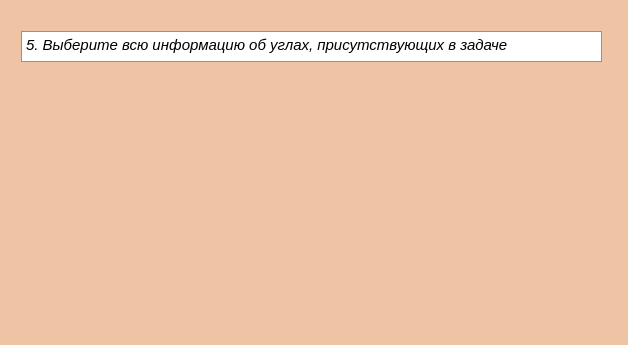
<?xml version="1.0" encoding="UTF-8"?>
<ui version="4.0">
 <class>Form</class>
 <widget class="QWidget" name="Form">
  <property name="geometry">
   <rect>
    <x>0</x>
    <y>0</y>
    <width>628</width>
    <height>345</height>
   </rect>
  </property>
  <property name="palette">
   <palette>
    <active>
     <colorrole role="WindowText">
      <brush brushstyle="SolidPattern">
       <color alpha="255">
        <red>0</red>
        <green>0</green>
        <blue>0</blue>
       </color>
      </brush>
     </colorrole>
     <colorrole role="Button">
      <brush brushstyle="SolidPattern">
       <color alpha="255">
        <red>238</red>
        <green>196</green>
        <blue>164</blue>
       </color>
      </brush>
     </colorrole>
     <colorrole role="Light">
      <brush brushstyle="SolidPattern">
       <color alpha="255">
        <red>255</red>
        <green>255</green>
        <blue>255</blue>
       </color>
      </brush>
     </colorrole>
     <colorrole role="Midlight">
      <brush brushstyle="SolidPattern">
       <color alpha="255">
        <red>246</red>
        <green>225</green>
        <blue>209</blue>
       </color>
      </brush>
     </colorrole>
     <colorrole role="Dark">
      <brush brushstyle="SolidPattern">
       <color alpha="255">
        <red>119</red>
        <green>98</green>
        <blue>82</blue>
       </color>
      </brush>
     </colorrole>
     <colorrole role="Mid">
      <brush brushstyle="SolidPattern">
       <color alpha="255">
        <red>159</red>
        <green>130</green>
        <blue>109</blue>
       </color>
      </brush>
     </colorrole>
     <colorrole role="Text">
      <brush brushstyle="SolidPattern">
       <color alpha="255">
        <red>0</red>
        <green>0</green>
        <blue>0</blue>
       </color>
      </brush>
     </colorrole>
     <colorrole role="BrightText">
      <brush brushstyle="SolidPattern">
       <color alpha="255">
        <red>255</red>
        <green>255</green>
        <blue>255</blue>
       </color>
      </brush>
     </colorrole>
     <colorrole role="ButtonText">
      <brush brushstyle="SolidPattern">
       <color alpha="255">
        <red>0</red>
        <green>0</green>
        <blue>0</blue>
       </color>
      </brush>
     </colorrole>
     <colorrole role="Base">
      <brush brushstyle="SolidPattern">
       <color alpha="255">
        <red>255</red>
        <green>255</green>
        <blue>255</blue>
       </color>
      </brush>
     </colorrole>
     <colorrole role="Window">
      <brush brushstyle="SolidPattern">
       <color alpha="255">
        <red>238</red>
        <green>196</green>
        <blue>164</blue>
       </color>
      </brush>
     </colorrole>
     <colorrole role="Shadow">
      <brush brushstyle="SolidPattern">
       <color alpha="255">
        <red>0</red>
        <green>0</green>
        <blue>0</blue>
       </color>
      </brush>
     </colorrole>
     <colorrole role="AlternateBase">
      <brush brushstyle="SolidPattern">
       <color alpha="255">
        <red>246</red>
        <green>225</green>
        <blue>209</blue>
       </color>
      </brush>
     </colorrole>
     <colorrole role="ToolTipBase">
      <brush brushstyle="SolidPattern">
       <color alpha="255">
        <red>255</red>
        <green>255</green>
        <blue>220</blue>
       </color>
      </brush>
     </colorrole>
     <colorrole role="ToolTipText">
      <brush brushstyle="SolidPattern">
       <color alpha="255">
        <red>0</red>
        <green>0</green>
        <blue>0</blue>
       </color>
      </brush>
     </colorrole>
     <colorrole role="PlaceholderText">
      <brush brushstyle="SolidPattern">
       <color alpha="128">
        <red>0</red>
        <green>0</green>
        <blue>0</blue>
       </color>
      </brush>
     </colorrole>
    </active>
    <inactive>
     <colorrole role="WindowText">
      <brush brushstyle="SolidPattern">
       <color alpha="255">
        <red>0</red>
        <green>0</green>
        <blue>0</blue>
       </color>
      </brush>
     </colorrole>
     <colorrole role="Button">
      <brush brushstyle="SolidPattern">
       <color alpha="255">
        <red>238</red>
        <green>196</green>
        <blue>164</blue>
       </color>
      </brush>
     </colorrole>
     <colorrole role="Light">
      <brush brushstyle="SolidPattern">
       <color alpha="255">
        <red>255</red>
        <green>255</green>
        <blue>255</blue>
       </color>
      </brush>
     </colorrole>
     <colorrole role="Midlight">
      <brush brushstyle="SolidPattern">
       <color alpha="255">
        <red>246</red>
        <green>225</green>
        <blue>209</blue>
       </color>
      </brush>
     </colorrole>
     <colorrole role="Dark">
      <brush brushstyle="SolidPattern">
       <color alpha="255">
        <red>119</red>
        <green>98</green>
        <blue>82</blue>
       </color>
      </brush>
     </colorrole>
     <colorrole role="Mid">
      <brush brushstyle="SolidPattern">
       <color alpha="255">
        <red>159</red>
        <green>130</green>
        <blue>109</blue>
       </color>
      </brush>
     </colorrole>
     <colorrole role="Text">
      <brush brushstyle="SolidPattern">
       <color alpha="255">
        <red>0</red>
        <green>0</green>
        <blue>0</blue>
       </color>
      </brush>
     </colorrole>
     <colorrole role="BrightText">
      <brush brushstyle="SolidPattern">
       <color alpha="255">
        <red>255</red>
        <green>255</green>
        <blue>255</blue>
       </color>
      </brush>
     </colorrole>
     <colorrole role="ButtonText">
      <brush brushstyle="SolidPattern">
       <color alpha="255">
        <red>0</red>
        <green>0</green>
        <blue>0</blue>
       </color>
      </brush>
     </colorrole>
     <colorrole role="Base">
      <brush brushstyle="SolidPattern">
       <color alpha="255">
        <red>255</red>
        <green>255</green>
        <blue>255</blue>
       </color>
      </brush>
     </colorrole>
     <colorrole role="Window">
      <brush brushstyle="SolidPattern">
       <color alpha="255">
        <red>238</red>
        <green>196</green>
        <blue>164</blue>
       </color>
      </brush>
     </colorrole>
     <colorrole role="Shadow">
      <brush brushstyle="SolidPattern">
       <color alpha="255">
        <red>0</red>
        <green>0</green>
        <blue>0</blue>
       </color>
      </brush>
     </colorrole>
     <colorrole role="AlternateBase">
      <brush brushstyle="SolidPattern">
       <color alpha="255">
        <red>246</red>
        <green>225</green>
        <blue>209</blue>
       </color>
      </brush>
     </colorrole>
     <colorrole role="ToolTipBase">
      <brush brushstyle="SolidPattern">
       <color alpha="255">
        <red>255</red>
        <green>255</green>
        <blue>220</blue>
       </color>
      </brush>
     </colorrole>
     <colorrole role="ToolTipText">
      <brush brushstyle="SolidPattern">
       <color alpha="255">
        <red>0</red>
        <green>0</green>
        <blue>0</blue>
       </color>
      </brush>
     </colorrole>
     <colorrole role="PlaceholderText">
      <brush brushstyle="SolidPattern">
       <color alpha="128">
        <red>0</red>
        <green>0</green>
        <blue>0</blue>
       </color>
      </brush>
     </colorrole>
    </inactive>
    <disabled>
     <colorrole role="WindowText">
      <brush brushstyle="SolidPattern">
       <color alpha="255">
        <red>119</red>
        <green>98</green>
        <blue>82</blue>
       </color>
      </brush>
     </colorrole>
     <colorrole role="Button">
      <brush brushstyle="SolidPattern">
       <color alpha="255">
        <red>238</red>
        <green>196</green>
        <blue>164</blue>
       </color>
      </brush>
     </colorrole>
     <colorrole role="Light">
      <brush brushstyle="SolidPattern">
       <color alpha="255">
        <red>255</red>
        <green>255</green>
        <blue>255</blue>
       </color>
      </brush>
     </colorrole>
     <colorrole role="Midlight">
      <brush brushstyle="SolidPattern">
       <color alpha="255">
        <red>246</red>
        <green>225</green>
        <blue>209</blue>
       </color>
      </brush>
     </colorrole>
     <colorrole role="Dark">
      <brush brushstyle="SolidPattern">
       <color alpha="255">
        <red>119</red>
        <green>98</green>
        <blue>82</blue>
       </color>
      </brush>
     </colorrole>
     <colorrole role="Mid">
      <brush brushstyle="SolidPattern">
       <color alpha="255">
        <red>159</red>
        <green>130</green>
        <blue>109</blue>
       </color>
      </brush>
     </colorrole>
     <colorrole role="Text">
      <brush brushstyle="SolidPattern">
       <color alpha="255">
        <red>119</red>
        <green>98</green>
        <blue>82</blue>
       </color>
      </brush>
     </colorrole>
     <colorrole role="BrightText">
      <brush brushstyle="SolidPattern">
       <color alpha="255">
        <red>255</red>
        <green>255</green>
        <blue>255</blue>
       </color>
      </brush>
     </colorrole>
     <colorrole role="ButtonText">
      <brush brushstyle="SolidPattern">
       <color alpha="255">
        <red>119</red>
        <green>98</green>
        <blue>82</blue>
       </color>
      </brush>
     </colorrole>
     <colorrole role="Base">
      <brush brushstyle="SolidPattern">
       <color alpha="255">
        <red>238</red>
        <green>196</green>
        <blue>164</blue>
       </color>
      </brush>
     </colorrole>
     <colorrole role="Window">
      <brush brushstyle="SolidPattern">
       <color alpha="255">
        <red>238</red>
        <green>196</green>
        <blue>164</blue>
       </color>
      </brush>
     </colorrole>
     <colorrole role="Shadow">
      <brush brushstyle="SolidPattern">
       <color alpha="255">
        <red>0</red>
        <green>0</green>
        <blue>0</blue>
       </color>
      </brush>
     </colorrole>
     <colorrole role="AlternateBase">
      <brush brushstyle="SolidPattern">
       <color alpha="255">
        <red>238</red>
        <green>196</green>
        <blue>164</blue>
       </color>
      </brush>
     </colorrole>
     <colorrole role="ToolTipBase">
      <brush brushstyle="SolidPattern">
       <color alpha="255">
        <red>255</red>
        <green>255</green>
        <blue>220</blue>
       </color>
      </brush>
     </colorrole>
     <colorrole role="ToolTipText">
      <brush brushstyle="SolidPattern">
       <color alpha="255">
        <red>0</red>
        <green>0</green>
        <blue>0</blue>
       </color>
      </brush>
     </colorrole>
     <colorrole role="PlaceholderText">
      <brush brushstyle="SolidPattern">
       <color alpha="128">
        <red>0</red>
        <green>0</green>
        <blue>0</blue>
       </color>
      </brush>
     </colorrole>
    </disabled>
   </palette>
  </property>
  <property name="windowTitle">
   <string>Form</string>
  </property>
  <layout class="QHBoxLayout" name="horizontalLayout">
   <item>
    <widget class="QWidget" name="widget" native="true">
     <property name="palette">
      <palette>
       <active>
        <colorrole role="WindowText">
         <brush brushstyle="SolidPattern">
          <color alpha="255">
           <red>0</red>
           <green>0</green>
           <blue>0</blue>
          </color>
         </brush>
        </colorrole>
        <colorrole role="Button">
         <brush brushstyle="SolidPattern">
          <color alpha="255">
           <red>233</red>
           <green>185</green>
           <blue>110</blue>
          </color>
         </brush>
        </colorrole>
        <colorrole role="Light">
         <brush brushstyle="SolidPattern">
          <color alpha="255">
           <red>255</red>
           <green>240</green>
           <blue>215</blue>
          </color>
         </brush>
        </colorrole>
        <colorrole role="Midlight">
         <brush brushstyle="SolidPattern">
          <color alpha="255">
           <red>244</red>
           <green>212</green>
           <blue>162</blue>
          </color>
         </brush>
        </colorrole>
        <colorrole role="Dark">
         <brush brushstyle="SolidPattern">
          <color alpha="255">
           <red>116</red>
           <green>92</green>
           <blue>55</blue>
          </color>
         </brush>
        </colorrole>
        <colorrole role="Mid">
         <brush brushstyle="SolidPattern">
          <color alpha="255">
           <red>155</red>
           <green>123</green>
           <blue>73</blue>
          </color>
         </brush>
        </colorrole>
        <colorrole role="Text">
         <brush brushstyle="SolidPattern">
          <color alpha="255">
           <red>0</red>
           <green>0</green>
           <blue>0</blue>
          </color>
         </brush>
        </colorrole>
        <colorrole role="BrightText">
         <brush brushstyle="SolidPattern">
          <color alpha="255">
           <red>255</red>
           <green>255</green>
           <blue>255</blue>
          </color>
         </brush>
        </colorrole>
        <colorrole role="ButtonText">
         <brush brushstyle="SolidPattern">
          <color alpha="255">
           <red>0</red>
           <green>0</green>
           <blue>0</blue>
          </color>
         </brush>
        </colorrole>
        <colorrole role="Base">
         <brush brushstyle="SolidPattern">
          <color alpha="255">
           <red>255</red>
           <green>255</green>
           <blue>255</blue>
          </color>
         </brush>
        </colorrole>
        <colorrole role="Window">
         <brush brushstyle="SolidPattern">
          <color alpha="255">
           <red>233</red>
           <green>185</green>
           <blue>110</blue>
          </color>
         </brush>
        </colorrole>
        <colorrole role="Shadow">
         <brush brushstyle="SolidPattern">
          <color alpha="255">
           <red>0</red>
           <green>0</green>
           <blue>0</blue>
          </color>
         </brush>
        </colorrole>
        <colorrole role="AlternateBase">
         <brush brushstyle="SolidPattern">
          <color alpha="255">
           <red>244</red>
           <green>220</green>
           <blue>182</blue>
          </color>
         </brush>
        </colorrole>
        <colorrole role="ToolTipBase">
         <brush brushstyle="SolidPattern">
          <color alpha="255">
           <red>255</red>
           <green>255</green>
           <blue>220</blue>
          </color>
         </brush>
        </colorrole>
        <colorrole role="ToolTipText">
         <brush brushstyle="SolidPattern">
          <color alpha="255">
           <red>0</red>
           <green>0</green>
           <blue>0</blue>
          </color>
         </brush>
        </colorrole>
        <colorrole role="PlaceholderText">
         <brush brushstyle="SolidPattern">
          <color alpha="128">
           <red>0</red>
           <green>0</green>
           <blue>0</blue>
          </color>
         </brush>
        </colorrole>
       </active>
       <inactive>
        <colorrole role="WindowText">
         <brush brushstyle="SolidPattern">
          <color alpha="255">
           <red>0</red>
           <green>0</green>
           <blue>0</blue>
          </color>
         </brush>
        </colorrole>
        <colorrole role="Button">
         <brush brushstyle="SolidPattern">
          <color alpha="255">
           <red>233</red>
           <green>185</green>
           <blue>110</blue>
          </color>
         </brush>
        </colorrole>
        <colorrole role="Light">
         <brush brushstyle="SolidPattern">
          <color alpha="255">
           <red>255</red>
           <green>240</green>
           <blue>215</blue>
          </color>
         </brush>
        </colorrole>
        <colorrole role="Midlight">
         <brush brushstyle="SolidPattern">
          <color alpha="255">
           <red>244</red>
           <green>212</green>
           <blue>162</blue>
          </color>
         </brush>
        </colorrole>
        <colorrole role="Dark">
         <brush brushstyle="SolidPattern">
          <color alpha="255">
           <red>116</red>
           <green>92</green>
           <blue>55</blue>
          </color>
         </brush>
        </colorrole>
        <colorrole role="Mid">
         <brush brushstyle="SolidPattern">
          <color alpha="255">
           <red>155</red>
           <green>123</green>
           <blue>73</blue>
          </color>
         </brush>
        </colorrole>
        <colorrole role="Text">
         <brush brushstyle="SolidPattern">
          <color alpha="255">
           <red>0</red>
           <green>0</green>
           <blue>0</blue>
          </color>
         </brush>
        </colorrole>
        <colorrole role="BrightText">
         <brush brushstyle="SolidPattern">
          <color alpha="255">
           <red>255</red>
           <green>255</green>
           <blue>255</blue>
          </color>
         </brush>
        </colorrole>
        <colorrole role="ButtonText">
         <brush brushstyle="SolidPattern">
          <color alpha="255">
           <red>0</red>
           <green>0</green>
           <blue>0</blue>
          </color>
         </brush>
        </colorrole>
        <colorrole role="Base">
         <brush brushstyle="SolidPattern">
          <color alpha="255">
           <red>255</red>
           <green>255</green>
           <blue>255</blue>
          </color>
         </brush>
        </colorrole>
        <colorrole role="Window">
         <brush brushstyle="SolidPattern">
          <color alpha="255">
           <red>233</red>
           <green>185</green>
           <blue>110</blue>
          </color>
         </brush>
        </colorrole>
        <colorrole role="Shadow">
         <brush brushstyle="SolidPattern">
          <color alpha="255">
           <red>0</red>
           <green>0</green>
           <blue>0</blue>
          </color>
         </brush>
        </colorrole>
        <colorrole role="AlternateBase">
         <brush brushstyle="SolidPattern">
          <color alpha="255">
           <red>244</red>
           <green>220</green>
           <blue>182</blue>
          </color>
         </brush>
        </colorrole>
        <colorrole role="ToolTipBase">
         <brush brushstyle="SolidPattern">
          <color alpha="255">
           <red>255</red>
           <green>255</green>
           <blue>220</blue>
          </color>
         </brush>
        </colorrole>
        <colorrole role="ToolTipText">
         <brush brushstyle="SolidPattern">
          <color alpha="255">
           <red>0</red>
           <green>0</green>
           <blue>0</blue>
          </color>
         </brush>
        </colorrole>
        <colorrole role="PlaceholderText">
         <brush brushstyle="SolidPattern">
          <color alpha="128">
           <red>0</red>
           <green>0</green>
           <blue>0</blue>
          </color>
         </brush>
        </colorrole>
       </inactive>
       <disabled>
        <colorrole role="WindowText">
         <brush brushstyle="SolidPattern">
          <color alpha="255">
           <red>116</red>
           <green>92</green>
           <blue>55</blue>
          </color>
         </brush>
        </colorrole>
        <colorrole role="Button">
         <brush brushstyle="SolidPattern">
          <color alpha="255">
           <red>233</red>
           <green>185</green>
           <blue>110</blue>
          </color>
         </brush>
        </colorrole>
        <colorrole role="Light">
         <brush brushstyle="SolidPattern">
          <color alpha="255">
           <red>255</red>
           <green>240</green>
           <blue>215</blue>
          </color>
         </brush>
        </colorrole>
        <colorrole role="Midlight">
         <brush brushstyle="SolidPattern">
          <color alpha="255">
           <red>244</red>
           <green>212</green>
           <blue>162</blue>
          </color>
         </brush>
        </colorrole>
        <colorrole role="Dark">
         <brush brushstyle="SolidPattern">
          <color alpha="255">
           <red>116</red>
           <green>92</green>
           <blue>55</blue>
          </color>
         </brush>
        </colorrole>
        <colorrole role="Mid">
         <brush brushstyle="SolidPattern">
          <color alpha="255">
           <red>155</red>
           <green>123</green>
           <blue>73</blue>
          </color>
         </brush>
        </colorrole>
        <colorrole role="Text">
         <brush brushstyle="SolidPattern">
          <color alpha="255">
           <red>116</red>
           <green>92</green>
           <blue>55</blue>
          </color>
         </brush>
        </colorrole>
        <colorrole role="BrightText">
         <brush brushstyle="SolidPattern">
          <color alpha="255">
           <red>255</red>
           <green>255</green>
           <blue>255</blue>
          </color>
         </brush>
        </colorrole>
        <colorrole role="ButtonText">
         <brush brushstyle="SolidPattern">
          <color alpha="255">
           <red>116</red>
           <green>92</green>
           <blue>55</blue>
          </color>
         </brush>
        </colorrole>
        <colorrole role="Base">
         <brush brushstyle="SolidPattern">
          <color alpha="255">
           <red>233</red>
           <green>185</green>
           <blue>110</blue>
          </color>
         </brush>
        </colorrole>
        <colorrole role="Window">
         <brush brushstyle="SolidPattern">
          <color alpha="255">
           <red>233</red>
           <green>185</green>
           <blue>110</blue>
          </color>
         </brush>
        </colorrole>
        <colorrole role="Shadow">
         <brush brushstyle="SolidPattern">
          <color alpha="255">
           <red>0</red>
           <green>0</green>
           <blue>0</blue>
          </color>
         </brush>
        </colorrole>
        <colorrole role="AlternateBase">
         <brush brushstyle="SolidPattern">
          <color alpha="255">
           <red>233</red>
           <green>185</green>
           <blue>110</blue>
          </color>
         </brush>
        </colorrole>
        <colorrole role="ToolTipBase">
         <brush brushstyle="SolidPattern">
          <color alpha="255">
           <red>255</red>
           <green>255</green>
           <blue>220</blue>
          </color>
         </brush>
        </colorrole>
        <colorrole role="ToolTipText">
         <brush brushstyle="SolidPattern">
          <color alpha="255">
           <red>0</red>
           <green>0</green>
           <blue>0</blue>
          </color>
         </brush>
        </colorrole>
        <colorrole role="PlaceholderText">
         <brush brushstyle="SolidPattern">
          <color alpha="128">
           <red>0</red>
           <green>0</green>
           <blue>0</blue>
          </color>
         </brush>
        </colorrole>
       </disabled>
      </palette>
     </property>
     <widget class="QTextEdit" name="textEdit">
      <property name="geometry">
       <rect>
        <x>10</x>
        <y>20</y>
        <width>581</width>
        <height>31</height>
       </rect>
      </property>
      <property name="html">
       <string>&lt;!DOCTYPE HTML PUBLIC &quot;-//W3C//DTD HTML 4.0//EN&quot; &quot;http://www.w3.org/TR/REC-html40/strict.dtd&quot;&gt;
&lt;html&gt;&lt;head&gt;&lt;meta name=&quot;qrichtext&quot; content=&quot;1&quot; /&gt;&lt;style type=&quot;text/css&quot;&gt;
p, li { white-space: pre-wrap; }
&lt;/style&gt;&lt;/head&gt;&lt;body style=&quot; font-family:'Ubuntu'; font-size:11pt; font-weight:400; font-style:normal;&quot;&gt;
&lt;p style=&quot; margin-top:0px; margin-bottom:0px; margin-left:0px; margin-right:0px; -qt-block-indent:0; text-indent:0px;&quot;&gt;&lt;span style=&quot; font-style:italic;&quot;&gt;5. Выберите всю информацию об углах, присутствующих в задаче&lt;/span&gt;&lt;/p&gt;&lt;/body&gt;&lt;/html&gt;</string>
      </property>
     </widget>
    </widget>
   </item>
  </layout>
 </widget>
 <resources/>
 <connections/>
</ui>
